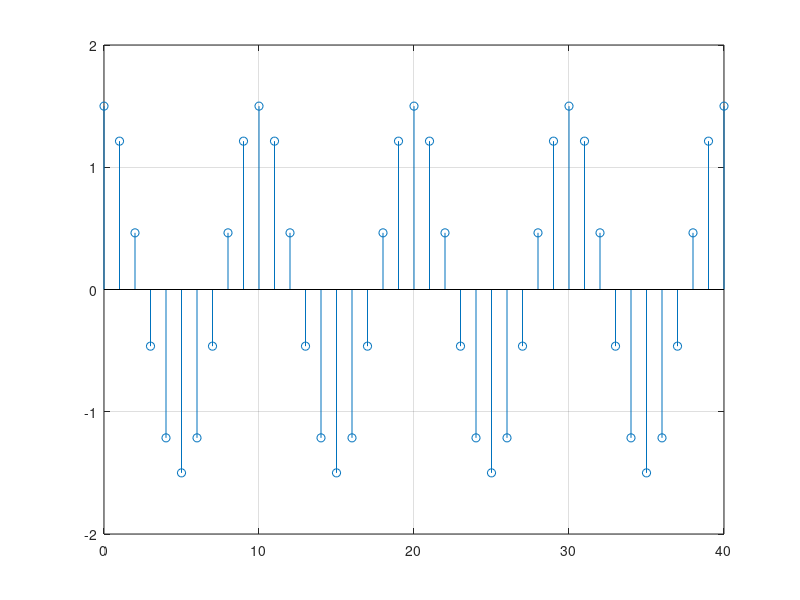

The MATLAB source for this figure:
% Program P1_4
% Generation of a sinusoidal sequence
n = 0:40;
f = 0.1;
phase = 0;
A = 1.5;
arg = 2*pi*f*n - phase;
x = A*cos(arg);
clf; % Clear old graph
stem(n,x); % Plot the generated sequence
axis([0 40 -2 2]);
grid;
% Calculate the instantaneous power at each sample point
instantaneous_power = x.^2;

% Compute the average power
average_power = mean(instantaneous_power);